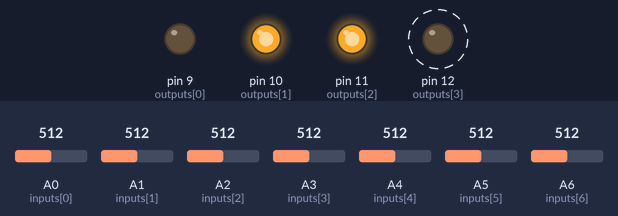
The sketch below on a simulated Arduino Nano, built with avr-gcc and run on an emulated ATmega328P. Parts: output pins drawn as LEDs (lit = HIGH). Dashed ring = blinking. Inputs (shaded band) come from the test bench; at power-on: A0 (inputs[0]) = 512, A1 (inputs[1]) = 512, A2 (inputs[2]) = 512, A3 (inputs[3]) = 512, A4 (inputs[4]) = 512, A5 (inputs[5]) = 512, A6 (inputs[6]) = 512. Random numbers use the default seed unless the sketch sets one.

Above: at 1.13 s.
1.3 s: A0 (inputs[0]) set to 992
At 1.69 s:
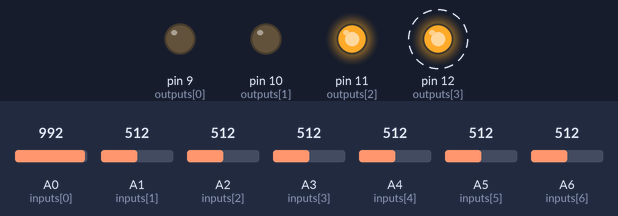
4.3 s: A1 (inputs[1]) set to 716
At 5.34 s:
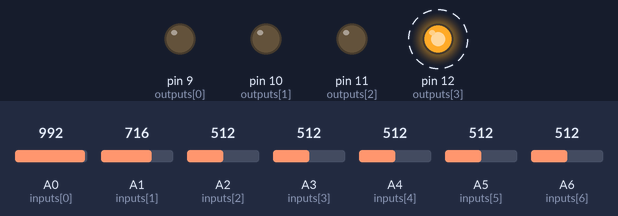
7.3 s: A2 (inputs[2]) set to 716
At 8.34 s:
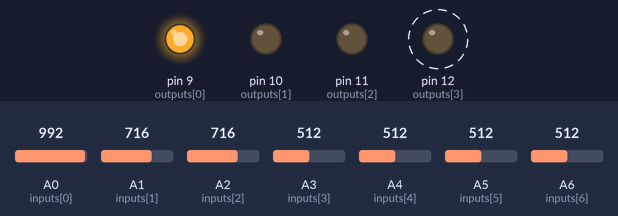
10.3 s: A2 (inputs[2]) set to 992
At 11.35 s:
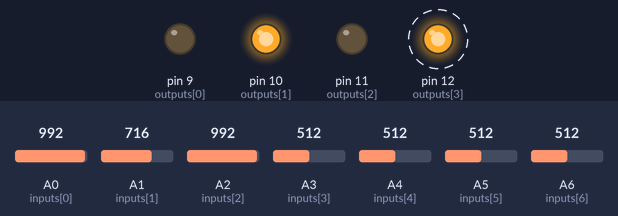
13.3 s: A2 (inputs[2]) set to 306
16.3 s: A0 (inputs[0]) set to 716
Timing chart, 0 to 20.3 s (numbered marks = the images above; inputs shaded):
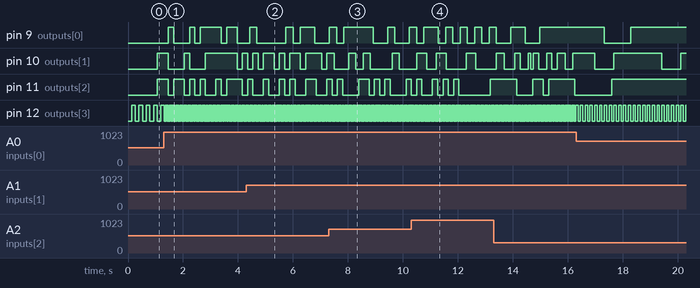

The sketch:

GateTriggerModule.ino
```cpp
// I/O
const byte inputs[7] = {A0, A1, A2, A3, A4, A5, A6};  // 4X CLOCK, beat 1 div, beat 1 prob, beat 2 div, beat 2 prob, beat 3 div, beat 3 prob
const byte outputs[4] = {9, 10, 11, 12};

// VARIABLES
int baseFreq = 125;
byte divs[4] = {4, 1, 1, 1};
byte probs[4] = {100, 100, 100, 100};

byte beatCounters[4] = {0, 0, 0, 0};
bool beatOutputs[4] = {0, 0, 0, 0};


unsigned long updateTimer, beatTimer;
int updatePeriod = 30;


 // FUNCTIONS
 void updateParams() {
  baseFreq = map(analogRead(inputs[0]), 0, 1023, 250, 16);
  divs[0] = analogRead(inputs[1]) >> 6;
  divs[1] = analogRead(inputs[2]) >> 6;
  divs[2] = analogRead(inputs[3]) >> 6;
  probs[0] = map(analogRead(inputs[4]), 0, 1023, 0, 100);
  probs[1] = map(analogRead(inputs[5]), 0, 1023, 0, 100);
  probs[2] = map(analogRead(inputs[6]), 0, 1023, 0, 100);
 }

void setup() {
  updateTimer = millis();
  beatTimer = millis();
  for (byte i=0; i<4; i++) {
    pinMode(outputs[i], OUTPUT);
  }
}

void loop() {
  if (millis() - updateTimer >= updatePeriod) {
    updateParams();
    updateTimer = millis();
  }

  if (millis() - beatTimer >= baseFreq) {
    for (byte i=0; i<4; i++) {
      beatCounters[i]++;
      if (beatCounters[i] >= divs[i]) {
        byte x = random(0, 100);
        if (x<probs[i]) {
          beatOutputs[i] = !beatOutputs[i];
        }
        beatCounters[i] = 0;
      }
    }
    beatTimer = millis();
  }

  for (byte i=0; i<4; i++) {
    digitalWrite(outputs[i], beatOutputs[i]);
  }
}
```

Measured:
- by itself, pin 10 (outputs[1]): alternates HIGH for 1.7 s and LOW for 0.70 s
- by itself, pin 12 (outputs[3]): alternates HIGH for 0.09 s and LOW for 0.09 s
